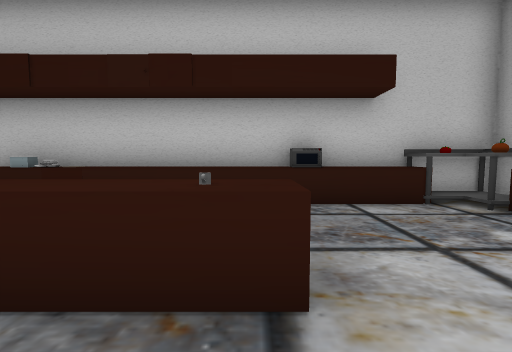
View 1 (above)

13 first-person views from a walk through a Unity game level. The camera is 1.2 m above the floor, tilts 4° down and sees 90° across. The floor is counted in squares, 1.29 m on a side. Each view is taken from the middle of a square. On the plan, view 1 faces up. The plan holds only what a view shows up to about 11 squares ahead; the rest is blank. The place goes on beyond the plan. The player character is not drawn.

View 2
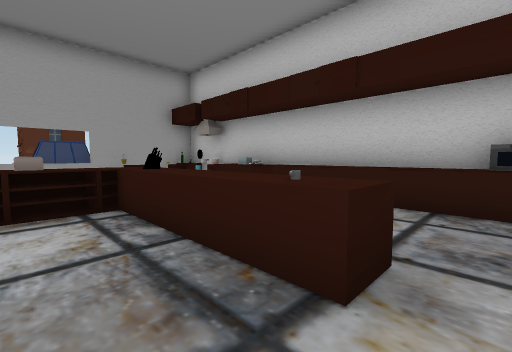

View 3
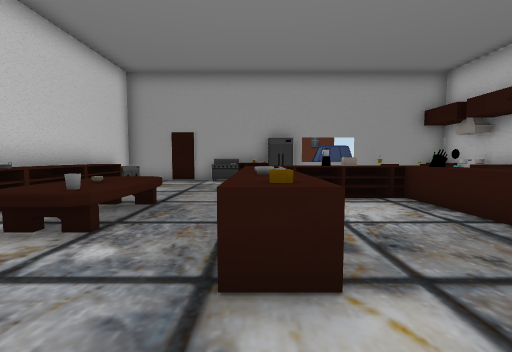

View 4
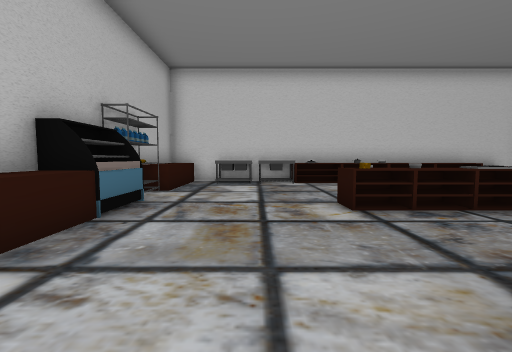

View 5
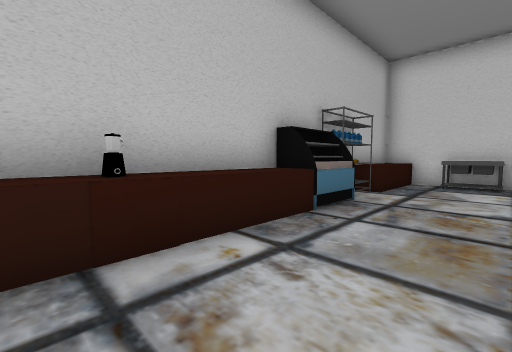

View 6
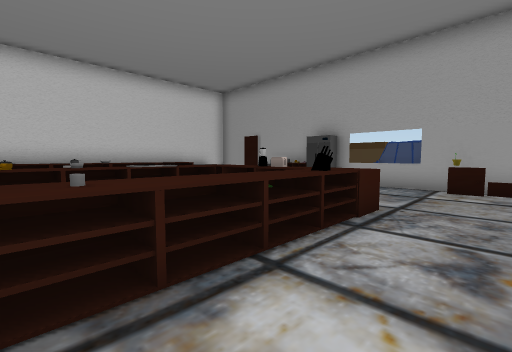

View 7
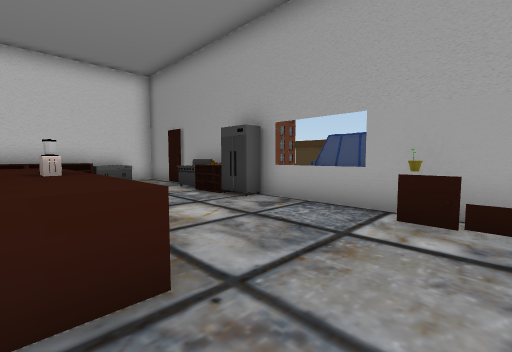

View 8
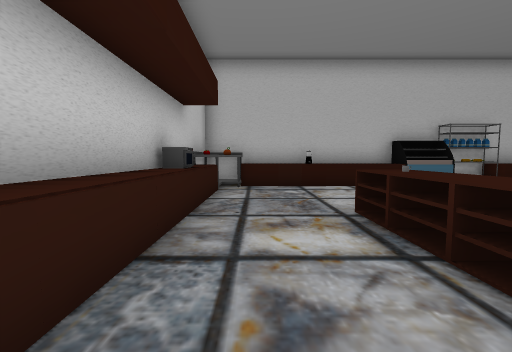

View 9
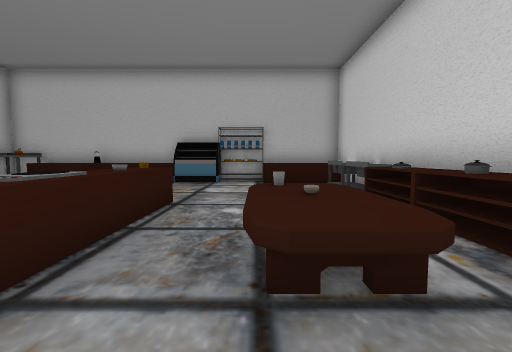

View 10
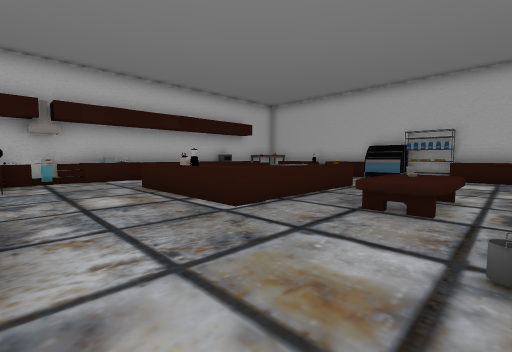

View 11
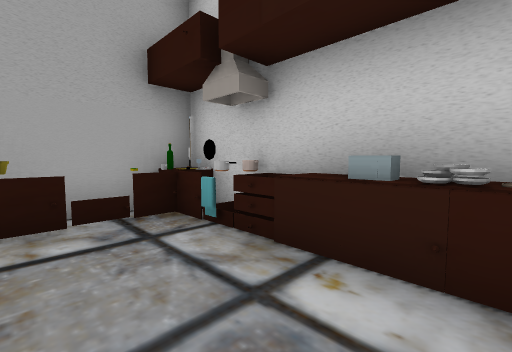

View 12
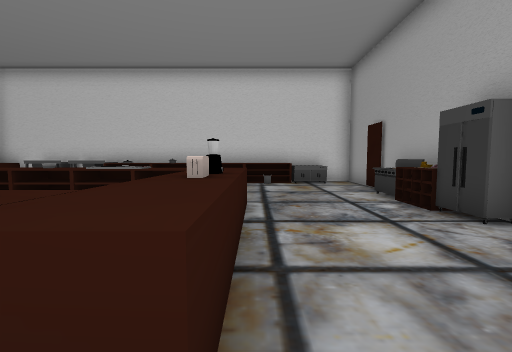

View 13
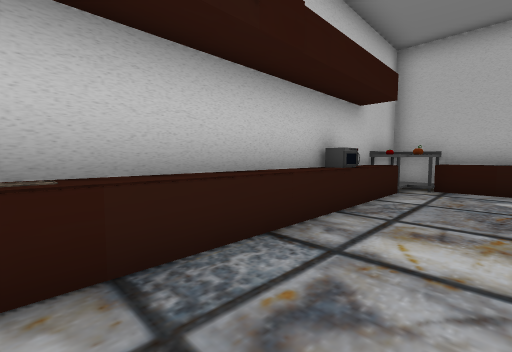

### Floor plan
Key: @ floor where view 1 was taken; # wall or solid block; . main floor; : floor 0.5 m higher than the main floor; + floor 1 m higher than the main floor; ^ raised ledge; O other object.
Columns run from 10 left of view 1 to 6 right of it. Each row starts with its distance up from view 1.
  7  OO
  6 OOOO###^^^^O^^O##
  5  #OOOOO^^^^#^OOO#
  4  #:..O.........^#
  3  #+............^#
  2 O#...^OOOOO....O#
  1 O#...^^........^#
  0 O#...^O...@....^#
 -1  #O..^O........O#
 -2  #OO.^OOOOO....O#
 -3  #O............O#
 -4  #O....OOO.....O#
 -5  #.....OOO.....O#
 -6  #.............O#
 -7  #.OO^^^O^O OO.O#
 -8  ##           #

Positions as (right, up) in squares from view 1, and headings:
1: (0, 0), facing up
2: (1, 0), facing up-left
3: (2, -2), facing left
4: (2, 3), facing down
5: (2, 3), facing down-right
6: (0, 4), facing down-left
7: (-4, 4), facing down-left
8: (-4, 4), facing right
9: (-5, -4), facing right
10: (-8, -6), facing up-right
11: (-4, 3), facing up-left
12: (-5, 3), facing down
13: (-4, 3), facing up-right
